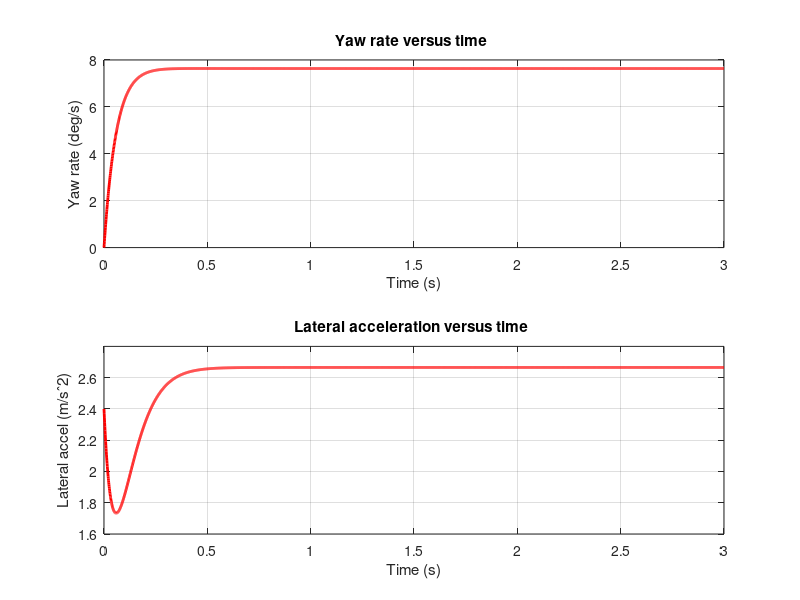

This figure's MATLAB source:
%% Problem 5  – Vehicle Lateral Dynamics
clear;clc;format default;
close all; 

% Parameters:
a = 1.14; % distance from CG to front axle (m)
L = 2.54; % wheel base (m)
m = 1000; % mass (kg)
Iz = 1200; % yaw moment of inertia (kg-mˆ2)
Caf = 2400 * 180/pi; % cornering stiffness, front axle (N/rad)
Car = 2056 * 180/pi ; % cornering stiffness, rear axle (N/rad)
g = 9.81; % acceleration of gravity
u0 = 20;
% forward speed (m/s)
b = L-a;

%Understeer coefficient
Kus = m*b/(L*Caf) - m*a/(L*Car) % rad/(m/sˆ2)
uchar = sqrt(L/Kus)
% u = uchar;

% Model beta and r
A = [-(Caf+Car)/(m*u0), -(a*Caf - b*Car)/(m*u0^2)-1;
-(a*Caf - b*Car)/(Iz), -(a^2*Caf+b^2*Car)/(Iz*u0)];

B = [Caf/(m*u0); a*Caf/Iz];
C = eye(2);
D = 0;

%Model v and r
% A = [-(Caf+Car)/(m*u0)    , (b*Car-a*Caf)/(m*u0)-u0 ;
%      (b*Car-a*Caf)/(Iz*u0), -(a^2*Caf+b^2*Car)/(Iz*u0)];
% B = [Caf/m; a*Caf/Iz];
% 
% Clat = [1 0]; Dlat = 0; %lateral speed
% Cyaw = [0 1]; Dyaw = 0; % yaw rate
% Cacc = A(1,:)+u0*[0, 1]; % lateral acceleration
% Dacc = B(1);
% C = [Clat; Cyaw; Cacc];
% D = [Dlat; Dyaw; Dacc];

%Simulate the system
tend = 3;
t = 0:0.001:tend;
U = deg2rad(1.0)*ones(size(t));
sys = ss(A,B,C,D);
[Y,t,X] = lsim(sys,U,t);

%Plot
figure()
% subplot(221)
% % plot(t, Y(:,1), 'r','LineWidth',2); grid; %if using v and r model
% plot(t, u0* tan(Y(:,1)) , 'r','LineWidth',2); grid; % if using beta and r model
% xlabel('Time (s)');
% ylabel('Lateral speed (m/s)');

% subplot(222)
subplot(211)
plot(t, Y(:,2)*180/pi, 'r','LineWidth',2); grid;
xlabel('Time (s)');
ylabel('Yaw rate (deg/s)');
title("Yaw rate versus time ")

% subplot(223)
subplot(212)
% plot(t, Y(:,3), 'r','LineWidth',2); grid; %if using v and r model
plot(t, Y(:,2)*u0 + u0 * [A(1,:) * Y' + B(1) * U]', 'r','LineWidth',2); grid; % if using beta and r model
xlabel('Time (s)');
ylabel('Lateral accel (m/sˆ2)');
title("Lateral acceleration versus time ")
axis([0 tend 1.6 2.8])


% subplot(224)
% plot(t, U*180/pi, 'r','LineWidth',2); grid;
% xlabel('Time (s)');
% ylabel('Steering (deg)');

print ex5_hw1_me568_lateral_acc_yaw_rate_2 -dpng;










